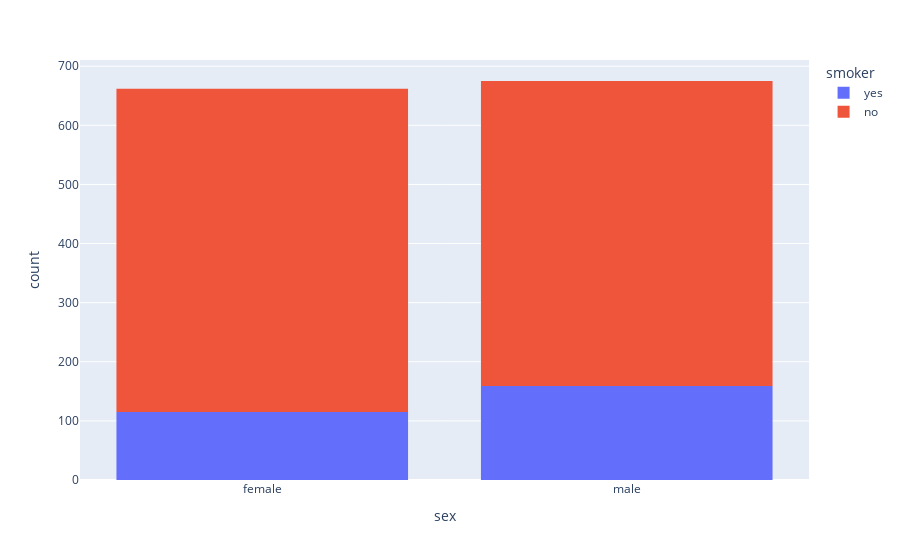

Here is the notebook cell this chart was saved with:
### Code cell
plot = px.histogram(df, x='sex', color='smoker')
plot.show()

### Figure 1 — Plotly figure (JSON) as saved in the notebook; plotly's stock layout.template omitted (floating-point values rounded to 4 significant figures; data arrays with more than 128 entries replaced by an {"elided": "..."} marker saying what was removed)
{"data": [{"alignmentgroup": "True", "bingroup": "x", "hovertemplate": "smoker=yes<br>sex=%{x}<br>count=%{y}<extra></extra>", "legendgroup": "yes", "marker": {"color": "#636efa", "pattern": {"shape": ""}}, "name": "yes", "offsetgroup": "yes", "orientation": "v", "showlegend": true, "type": "histogram", "x": {"elided": "274 str values"}, "xaxis": "x", "yaxis": "y"}, {"alignmentgroup": "True", "bingroup": "x", "hovertemplate": "smoker=no<br>sex=%{x}<br>count=%{y}<extra></extra>", "legendgroup": "no", "marker": {"color": "#EF553B", "pattern": {"shape": ""}}, "name": "no", "offsetgroup": "no", "orientation": "v", "showlegend": true, "type": "histogram", "x": {"elided": "1063 str values"}, "xaxis": "x", "yaxis": "y"}], "layout": {"barmode": "relative", "legend": {"title": {"text": "smoker"}, "tracegroupgap": 0}, "margin": {"t": 60}, "xaxis": {"anchor": "y", "domain": [0, 1], "title": {"text": "sex"}}, "yaxis": {"anchor": "x", "domain": [0, 1], "title": {"text": "count"}}}}
